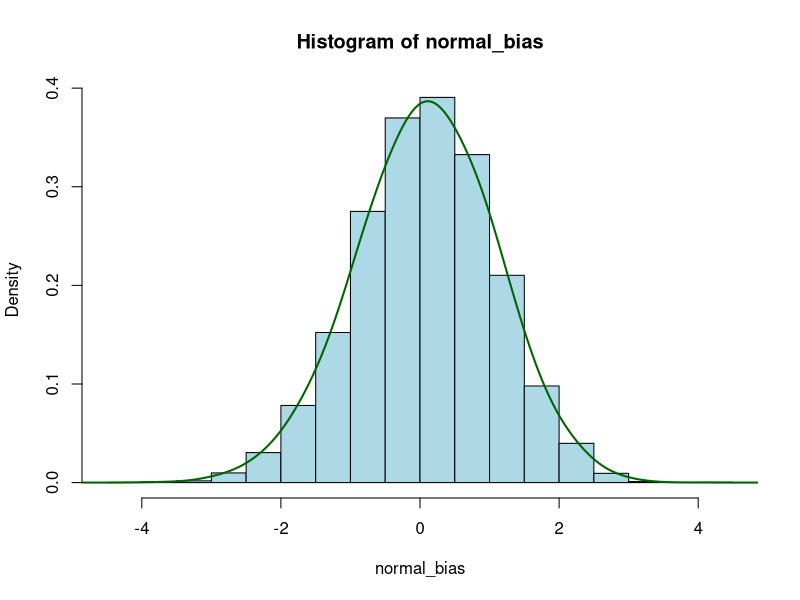

R code for this plot: (Note: this script raises an error after producing the figure.)
central.moment <- function(x,norm=TRUE) {
  n<-length(x)
  b<-vector()
  
  mean<-mean(x)
  sd<-sqrt(var(x)*((n-1)/n))
  
  b<-c(b,mean)
  b<-c(b,var(x))
  
  skew<-mean((x-mean)^3)/(sd^3)
  kurt<-(mean((x-mean)^4)/(sd^4))
  
  b<-c(b,(sqrt(n*(n-1))/(n-2))*skew)
  b<-c(b,((n-1)/((n-2)*(n-3)))*((n+1)*kurt+6))
  if (norm) b[4]<-b[4]-3
  
  names(b) <- c("Mean", "Variance", "Skewness", "Kurtosis")
  if (norm) names(b)[4]<-"Ex.Kurtosis"
  return(b)
}

create_mles <- function(theta, n, B){
  mle_pelet <- numeric(length = B)
  suff_stat <- matrix(nrow = B, ncol = 4)
  colnames(suff_stat) <- c("meanX", "meanX^2", "sdX", "thetaHat")
  for(b in 1:B){
    tempsamp <- rnorm(n, theta, abs(theta))
    suff_stat[b,] <- c(mean(tempsamp), mean(tempsamp^2), sqrt(n/(n-1))*sd(tempsamp), 0) 
    tempmle <- -0.5*(suff_stat[b,1] + c(1, -1)*sqrt(suff_stat[b,1]^2 + 4*suff_stat[b,2]))
    suff_stat[b,4] <- tempmle[which.min((abs(tempmle) - suff_stat[b,3])^2 +
                                          (tempmle - suff_stat[b,1])^2)]
  }
  return(suff_stat)
}

theta <- runif(1, -8, 8)
n <- 22

theta_midgam <- create_mles(theta, n, 10000)
bias <- theta_midgam[,4]-theta
normal_bias <- (theta_midgam[,4]-theta)/sqrt((theta^2)/(3*n))

hist(normal_bias, col = "lightblue", probability = TRUE)
lines( density(normal_bias, adjust = 2), col ="darkgreen", lwd = 2)
central.moment(normal_bias)
kolmogorovtest(normal_bias)

colMeans(theta_midgam)
theta
abs(colMeans(abs(theta_midgam))[-2]-abs(theta))
which.min(abs(colMeans(abs(theta_midgam))[-2]-abs(theta)))

sd(theta_midgam[,4])
sd(theta_midgam[,1])
sd(theta_midgam[,3])
sqrt((theta^2)/(3*n))

sd(theta_midgam[,4])/sqrt((theta^2)/(3*n))